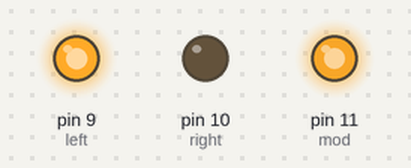
This sketch was run on a simulated Arduino Uno, built with avr-gcc and run on an emulated ATmega328P. Parts: output pins drawn as LEDs (lit = HIGH).

Above: at 0.05 s.
At 5.3 s:
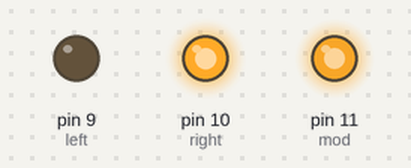
At 10.45 s:
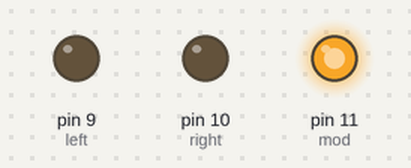
Timing chart, 0 to 12.1 s (numbered marks = the images above):
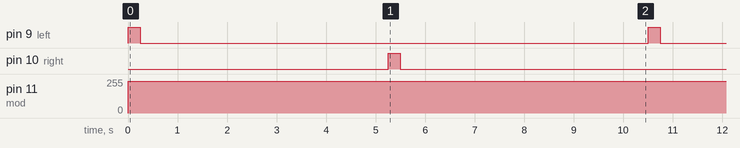

The sketch:

turning_code.ino
```cpp
int left=9,
    right=10,
    mod=11;
bool sw_1=true;
void setup() {
  // put your setup code here, to run once:
  Serial.begin(9600);
  pinMode(left,OUTPUT);
  pinMode(right,OUTPUT);
  pinMode(mod,OUTPUT);
}

void loop() {
  // put your main code here, to run repeatedly:
  if(sw_1){
  digitalWrite(left,HIGH);
  digitalWrite(right,LOW);
  analogWrite(mod,240);sw_1=false;}
  else{
  digitalWrite(left,LOW);
  digitalWrite(right,HIGH);
  analogWrite(mod,240);sw_1=true;}
  delay(250);
  digitalWrite(left,LOW);
  digitalWrite(right,LOW);
  delay(5000);
}
```

Measured:
- by itself, pin 9 (left), pin 10 (right): alternates HIGH for 0.25 s and LOW for 10.3 s
- by itself, pin 11 (mod): 0/255 → 240/255 at 0.00 s
